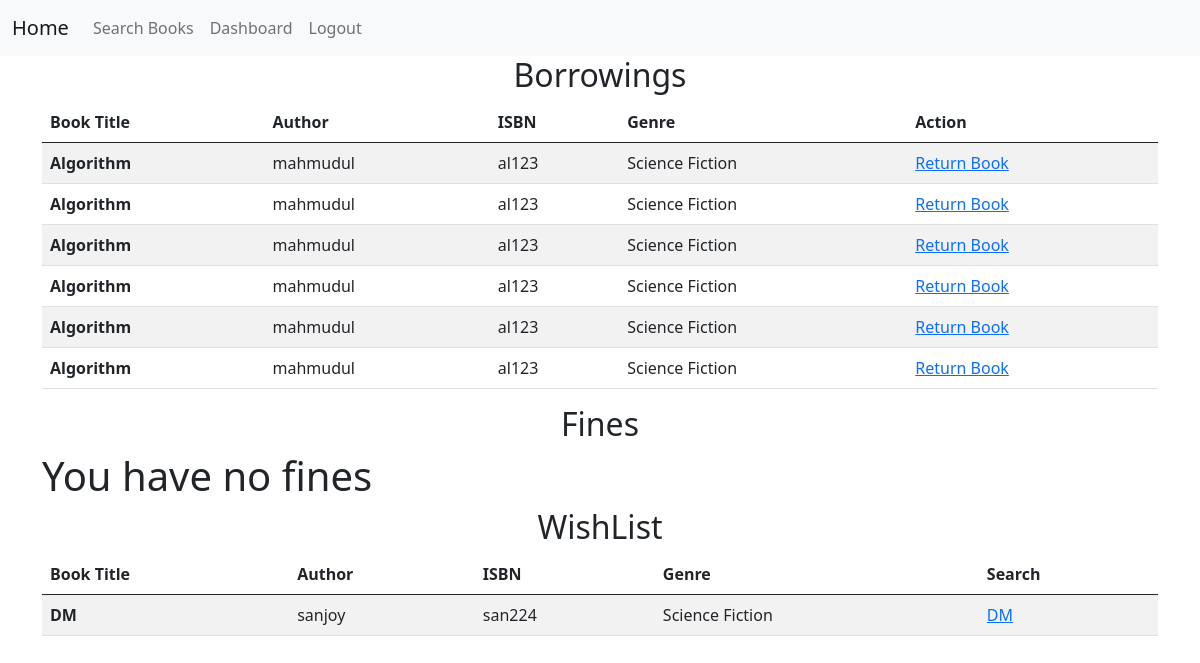
The page /user/dashboard/ (signed in) on the database its author committed.
### library/models.py (models this page shows, shortened)
class Borrowing(models.Model):
    user = models.ForeignKey(User, on_delete=models.CASCADE)
    book = models.ForeignKey(Book, on_delete=models.CASCADE)
    borrow_date = models.DateTimeField(auto_now_add=True)
    due_date = models.DateField()

class Book(models.Model):
    GENRE_CHOICES = [
        ('Fiction', 'Fiction'),
        ('Non-Fiction', 'Non-Fiction'),
        ('Science Fiction', 'Science Fiction'),
        ('Fantasy', 'Fantasy'),
        ('Mystery', 'Mystery'),
        ('Thriller', 'Thriller'),
        ('Romance', 'Romance'),
        ('Westerns', 'Westerns'),
    ]
    title = models.CharField(max_length=200)
    author = models.CharField(max_length=100)
    isbn = models.CharField(max_length=13, unique=True)
    publication_date = models.DateField()
    genre = models.CharField(max_length=20, choices=GENRE_CHOICES)
    no_of_books_available = models.PositiveIntegerField(default=0)
    class Meta:
        ordering = ['title']

class WishList(models.Model):
    user = models.ForeignKey(User, on_delete=models.CASCADE)
    book = models.ForeignKey(Book, on_delete=models.CASCADE)

### library/views/authentication.py (the view)
# urls.py: path('user/dashboard/', authentication.user_dashboard, name='user_dashboard'),
@login_required
def user_dashboard(request):
    user_reservations = Reservation.objects.filter(user=request.user)
    user_borrowings = Borrowing.objects.filter(user=request.user)
    user_fines = Fine.objects.filter(user=request.user)
    user_wishlist = WishList.objects.filter(user=request.user)
    return render(request, 'user_dashboard.html', {
        'user_reservations': user_reservations,
        'user_borrowings': user_borrowings,
        'user_fines': user_fines,
        'user_wishlist': user_wishlist,
    })

### library/templates/user_dashboard.html (shortened to what this page needs)
{% extends 'home.html' %}
{% block content %}
<div class="container">
    <h2 class="text-center">Borrowings</h2>
    {%if not user_borrowings%}
    <h3 class="text-danger">Borrowing books are not availabe</h3>
    {%else%}
    <table class="table table-striped table-hover">
        <thead>
            <tr>
                <th scope="col">Book Title</th>
                <th scope="col">Author</th>
                <th scope="col">ISBN</th>
                <th scope="col">Genre</th>
                <th scope="col">Action</th>
            </tr>
        </thead>
        <tbody>
            {% for borrowing in user_borrowings %}
            <tr>
                <th scope="row">{{ borrowing.book.title }}</th>
                <td>{{ borrowing.book.author }}</td>
                <td>{{ borrowing.book.isbn }}</td>
                <td>{{borrowing.book.genre}}</td>
                <td><a href="">Return Book</a></td>
            </tr>
            {% endfor %}
        </tbody>
    </table>
    {%endif%}
    <h2 class="text-center">Fines</h2>
    {%if not user_fines%}
    <h1>You have no fines</h1>
    {%endif%}
    <h2 class="text-center">WishList</h2>
    {%if not user_wishlist%}
    <h3 class="text-danger">Borrowing books are not availabe</h3>
    {%else%}
    <table class="table table-striped table-hover">
        <thead>
            <tr>
                <th scope="col">Book Title</th>
                <th scope="col">Author</th>
                <th scope="col">ISBN</th>
                <th scope="col">Genre</th>
                <th scope="col">Search</th>
            </tr>
        </thead>
        <tbody>
            {% for wishlist in user_wishlist %}
            <tr>
                <th scope="row">{{ wishlist.book.title }}</th>
                <td>{{ wishlist.book.author }}</td>
                <td>{{ wishlist.book.isbn }}</td>
                <td>{{wishlist.book.genre}}</td>
                <td><a href="/book/search/?query={{ wishlist.book.title }}">{{ wishlist.book.title }}</a></td>
            </tr>
            {% endfor %}
        </tbody>
    </table>
    {%endif%}
</div>
{% endblock %}

### rows shown on the page
Borrowing: book "Algorithm", book.author "mahmudul", book.isbn "al123", book.genre "Science Fiction"
Borrowing: book "Algorithm", book.author "mahmudul", book.isbn "al123", book.genre "Science Fiction"
Borrowing: book "Algorithm", book.author "mahmudul", book.isbn "al123", book.genre "Science Fiction"
Borrowing: book "Algorithm", book.author "mahmudul", book.isbn "al123", book.genre "Science Fiction"
Borrowing: book "Algorithm", book.author "mahmudul", book.isbn "al123", book.genre "Science Fiction"
Borrowing: book "Algorithm", book.author "mahmudul", book.isbn "al123", book.genre "Science Fiction"
WishList: book "DM", book.author "sanjoy", book.isbn "san224", book.genre "Science Fiction"
